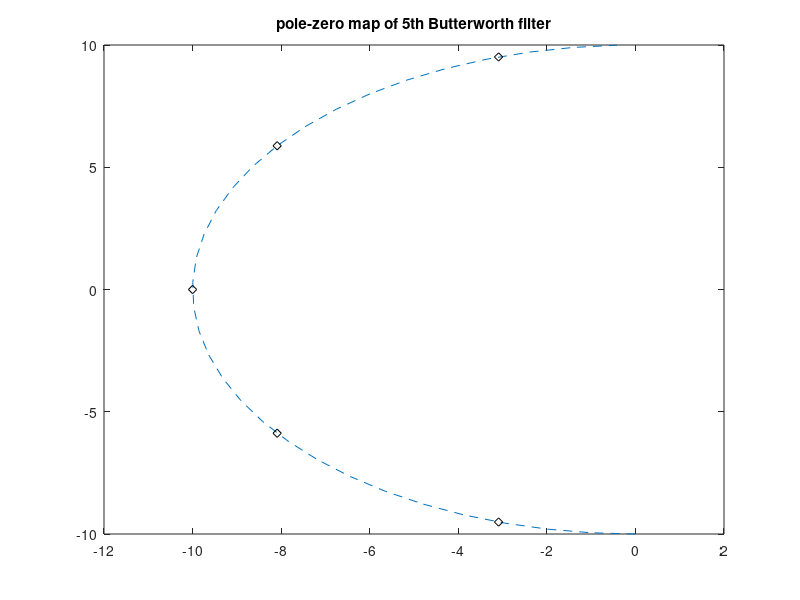

MATLAB code for this plot:
% Pole-zero map of Butterworth filter
wc=10; % desired cut-off frequency
N=5; % order of the filter
[num,den]=butter(N,wc,'s'); %analog Butterworth filter
G=tf(num,den); %transfer function
P=pole(G); %find the poles of G
alfa=-(pi/2):-0.1:-(3*pi/2); %set of angle values
plot(wc*cos(alfa),wc*sin(alfa),'--'); %plots half a circunference
hold on;
plot(P,'dk'); %pole map
title('pole-zero map of 5th Butterworth filter');
